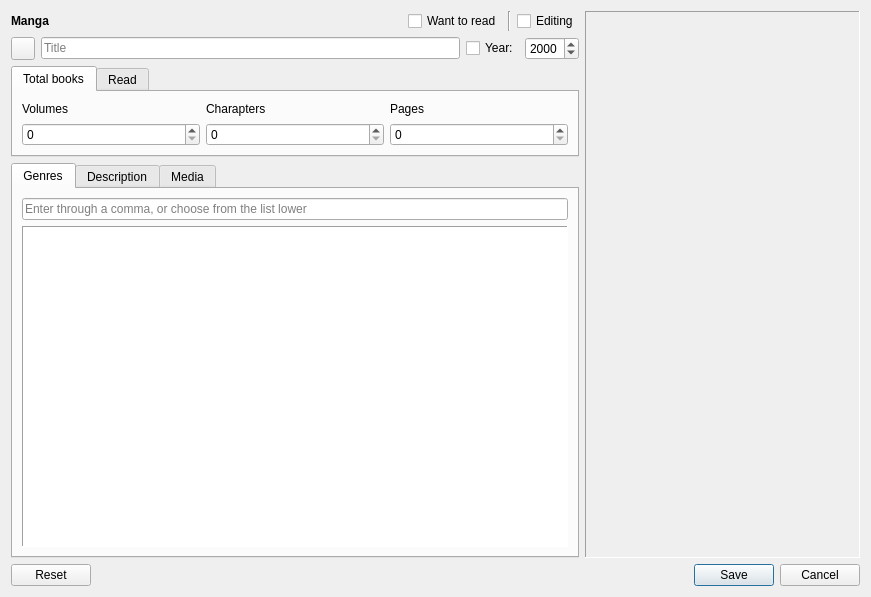
<?xml version="1.0" encoding="UTF-8"?>
<ui version="4.0">
 <class>DialogAddManga</class>
 <widget class="QDialog" name="DialogAddManga">
  <property name="geometry">
   <rect>
    <x>0</x>
    <y>0</y>
    <width>871</width>
    <height>597</height>
   </rect>
  </property>
  <property name="windowTitle">
   <string>Add manga</string>
  </property>
  <property name="windowIcon">
   <iconset resource="resource.qrc">
    <normaloff>:/images/DBA_Icon.png</normaloff>:/images/DBA_Icon.png</iconset>
  </property>
  <property name="locale">
   <locale language="English" country="UnitedKingdom"/>
  </property>
  <layout class="QVBoxLayout" name="verticalLayout">
   <item>
    <layout class="QHBoxLayout" name="HLay_0">
     <item>
      <layout class="QVBoxLayout" name="VLay_0">
       <property name="sizeConstraint">
        <enum>QLayout::SetDefaultConstraint</enum>
       </property>
       <item>
        <layout class="QHBoxLayout" name="HLay_1">
         <item>
          <widget class="QLabel" name="label">
           <property name="font">
            <font>
             <weight>75</weight>
             <bold>true</bold>
            </font>
           </property>
           <property name="text">
            <string>Manga</string>
           </property>
          </widget>
         </item>
         <item>
          <spacer name="HSpacer_0">
           <property name="orientation">
            <enum>Qt::Horizontal</enum>
           </property>
           <property name="sizeHint" stdset="0">
            <size>
             <width>40</width>
             <height>20</height>
            </size>
           </property>
          </spacer>
         </item>
         <item>
          <widget class="QCheckBox" name="CheckBox_LookLater">
           <property name="whatsThis">
            <string>If you want to read this manga later - deliver a checkbox for display it in the special filter</string>
           </property>
           <property name="text">
            <string>Want to read</string>
           </property>
          </widget>
         </item>
         <item>
          <widget class="Line" name="line">
           <property name="orientation">
            <enum>Qt::Vertical</enum>
           </property>
          </widget>
         </item>
         <item>
          <widget class="QCheckBox" name="CheckBox_Editing">
           <property name="whatsThis">
            <string>If you didn't finish editing - deliver a checkbox for display it in the special filter</string>
           </property>
           <property name="text">
            <string>Editing</string>
           </property>
          </widget>
         </item>
        </layout>
       </item>
       <item>
        <layout class="QHBoxLayout" name="horizontalLayout">
         <property name="topMargin">
          <number>0</number>
         </property>
         <item>
          <widget class="QToolButton" name="TBtn_Search">
           <property name="toolTip">
            <string>Search on shikimori.org</string>
           </property>
           <property name="text">
            <string/>
           </property>
           <property name="icon">
            <iconset resource="resource.qrc">
             <normaloff>:/images/search.png</normaloff>:/images/search.png</iconset>
           </property>
          </widget>
         </item>
         <item>
          <widget class="QLineEdit" name="LineEdit_Title">
           <property name="maxLength">
            <number>128</number>
           </property>
           <property name="dragEnabled">
            <bool>true</bool>
           </property>
           <property name="placeholderText">
            <string>Title</string>
           </property>
          </widget>
         </item>
         <item>
          <widget class="QCheckBox" name="CBox_Year">
           <property name="whatsThis">
            <string>If this checkbox isn't active - year won't be displayed</string>
           </property>
           <property name="text">
            <string>Year:</string>
           </property>
          </widget>
         </item>
         <item>
          <widget class="QSpinBox" name="SpinBox_Year">
           <property name="whatsThis">
            <string>You can use a mouse wheel for value change</string>
           </property>
           <property name="minimum">
            <number>1900</number>
           </property>
           <property name="maximum">
            <number>9999</number>
           </property>
           <property name="value">
            <number>2000</number>
           </property>
          </widget>
         </item>
        </layout>
       </item>
       <item>
        <layout class="QVBoxLayout" name="VLay_AltTitle">
         <property name="topMargin">
          <number>0</number>
         </property>
        </layout>
       </item>
       <item>
        <layout class="QHBoxLayout" name="HLay_AuthorAndSound">
         <property name="topMargin">
          <number>0</number>
         </property>
        </layout>
       </item>
       <item>
        <widget class="QTabWidget" name="TabWidget_Series">
         <property name="sizePolicy">
          <sizepolicy hsizetype="Expanding" vsizetype="Preferred">
           <horstretch>0</horstretch>
           <verstretch>0</verstretch>
          </sizepolicy>
         </property>
         <property name="maximumSize">
          <size>
           <width>16777215</width>
           <height>120</height>
          </size>
         </property>
         <property name="whatsThis">
          <string>You can use a mouse wheel for switching on tabs</string>
         </property>
         <property name="currentIndex">
          <number>0</number>
         </property>
         <widget class="QWidget" name="tab_allSeries">
          <attribute name="title">
           <string>Total books</string>
          </attribute>
          <layout class="QGridLayout" name="gridLayout">
           <item row="0" column="0">
            <widget class="QLabel" name="Lbl_aVol">
             <property name="maximumSize">
              <size>
               <width>16777215</width>
               <height>40</height>
              </size>
             </property>
             <property name="text">
              <string>Volumes</string>
             </property>
            </widget>
           </item>
           <item row="0" column="1">
            <widget class="QLabel" name="Lbl_aCh">
             <property name="maximumSize">
              <size>
               <width>16777215</width>
               <height>40</height>
              </size>
             </property>
             <property name="text">
              <string>Charapters</string>
             </property>
            </widget>
           </item>
           <item row="0" column="2">
            <widget class="QLabel" name="Lbl_aPages">
             <property name="maximumSize">
              <size>
               <width>16777215</width>
               <height>40</height>
              </size>
             </property>
             <property name="text">
              <string>Pages</string>
             </property>
            </widget>
           </item>
           <item row="1" column="0">
            <widget class="QSpinBox" name="SpinBox_aVol">
             <property name="whatsThis">
              <string>You can use a mouse wheel for value change</string>
             </property>
            </widget>
           </item>
           <item row="1" column="1">
            <widget class="QSpinBox" name="SpinBox_aCh">
             <property name="whatsThis">
              <string>You can use a mouse wheel for value change</string>
             </property>
            </widget>
           </item>
           <item row="1" column="2">
            <widget class="QSpinBox" name="SpinBox_aPages">
             <property name="whatsThis">
              <string>You can use a mouse wheel for value change</string>
             </property>
            </widget>
           </item>
          </layout>
         </widget>
         <widget class="QWidget" name="tab_lookSeries">
          <attribute name="title">
           <string>Read</string>
          </attribute>
          <layout class="QGridLayout" name="gridLayout_2">
           <item row="0" column="0">
            <widget class="QLabel" name="Lbl_vVol">
             <property name="text">
              <string>Volume</string>
             </property>
            </widget>
           </item>
           <item row="0" column="1">
            <widget class="QLabel" name="Lbl_vCh">
             <property name="text">
              <string>Charapter</string>
             </property>
            </widget>
           </item>
           <item row="0" column="2">
            <widget class="QLabel" name="Lbl_vPage">
             <property name="text">
              <string>Page</string>
             </property>
            </widget>
           </item>
           <item row="1" column="0">
            <widget class="QSpinBox" name="SpinBox_vVol">
             <property name="whatsThis">
              <string>You can use a mouse wheel for value change</string>
             </property>
             <property name="maximum">
              <number>0</number>
             </property>
            </widget>
           </item>
           <item row="1" column="1">
            <widget class="QSpinBox" name="SpinBox_vCh">
             <property name="whatsThis">
              <string>You can use a mouse wheel for value change</string>
             </property>
             <property name="maximum">
              <number>0</number>
             </property>
            </widget>
           </item>
           <item row="1" column="2">
            <widget class="QSpinBox" name="SpinBox_vPages">
             <property name="whatsThis">
              <string>You can use a mouse wheel for value change</string>
             </property>
             <property name="maximum">
              <number>0</number>
             </property>
            </widget>
           </item>
          </layout>
         </widget>
        </widget>
       </item>
       <item>
        <widget class="QTabWidget" name="TabWidget_Info">
         <property name="whatsThis">
          <string>You can use a mouse wheel for switching on tabs</string>
         </property>
         <property name="currentIndex">
          <number>0</number>
         </property>
         <widget class="QWidget" name="tab">
          <attribute name="title">
           <string>Genres</string>
          </attribute>
          <layout class="QVBoxLayout" name="verticalLayout_2">
           <item>
            <widget class="QLineEdit" name="LineEdit_Tags">
             <property name="text">
              <string/>
             </property>
             <property name="maxLength">
              <number>256</number>
             </property>
             <property name="dragEnabled">
              <bool>true</bool>
             </property>
             <property name="placeholderText">
              <string>Enter through a comma, or choose from the list lower</string>
             </property>
             <property name="clearButtonEnabled">
              <bool>true</bool>
             </property>
            </widget>
           </item>
           <item>
            <widget class="QListView" name="ListView_Tags">
             <property name="sizePolicy">
              <sizepolicy hsizetype="Expanding" vsizetype="Expanding">
               <horstretch>0</horstretch>
               <verstretch>0</verstretch>
              </sizepolicy>
             </property>
             <property name="baseSize">
              <size>
               <width>0</width>
               <height>0</height>
              </size>
             </property>
             <property name="frameShape">
              <enum>QFrame::Panel</enum>
             </property>
             <property name="horizontalScrollBarPolicy">
              <enum>Qt::ScrollBarAsNeeded</enum>
             </property>
             <property name="sizeAdjustPolicy">
              <enum>QAbstractScrollArea::AdjustToContents</enum>
             </property>
             <property name="editTriggers">
              <set>QAbstractItemView::NoEditTriggers</set>
             </property>
             <property name="selectionMode">
              <enum>QAbstractItemView::MultiSelection</enum>
             </property>
             <property name="isWrapping" stdset="0">
              <bool>true</bool>
             </property>
             <property name="resizeMode">
              <enum>QListView::Adjust</enum>
             </property>
            </widget>
           </item>
          </layout>
         </widget>
         <widget class="QWidget" name="tab_2">
          <attribute name="title">
           <string>Description</string>
          </attribute>
          <layout class="QVBoxLayout" name="verticalLayout_3">
           <item>
            <widget class="QPlainTextEdit" name="PlainTextEdit_Description">
             <property name="placeholderText">
              <string>Description</string>
             </property>
            </widget>
           </item>
          </layout>
         </widget>
         <widget class="QWidget" name="tab_3">
          <attribute name="title">
           <string>Media</string>
          </attribute>
          <layout class="QVBoxLayout" name="verticalLayout_4">
           <item>
            <layout class="QHBoxLayout" name="HLayout_Dir">
             <item>
              <widget class="QLineEdit" name="LineEdit_Dir">
               <property name="maxLength">
                <number>256</number>
               </property>
               <property name="placeholderText">
                <string>Directory</string>
               </property>
              </widget>
             </item>
             <item>
              <widget class="QToolButton" name="TBtn_ChooseDir">
               <property name="toolTip">
                <string/>
               </property>
               <property name="text">
                <string>*</string>
               </property>
               <property name="icon">
                <iconset resource="resource.qrc">
                 <normaloff>:/images/folder.png</normaloff>:/images/folder.png</iconset>
               </property>
              </widget>
             </item>
            </layout>
           </item>
           <item>
            <widget class="QLineEdit" name="LineEdit_URL">
             <property name="maxLength">
              <number>256</number>
             </property>
             <property name="placeholderText">
              <string>URL</string>
             </property>
             <property name="clearButtonEnabled">
              <bool>true</bool>
             </property>
            </widget>
           </item>
           <item>
            <spacer name="VSpacer_0">
             <property name="orientation">
              <enum>Qt::Vertical</enum>
             </property>
             <property name="sizeHint" stdset="0">
              <size>
               <width>20</width>
               <height>138</height>
              </size>
             </property>
            </spacer>
           </item>
          </layout>
         </widget>
        </widget>
       </item>
      </layout>
     </item>
     <item>
      <widget class="ImageCover" name="Lbl_ImageCover">
       <property name="sizePolicy">
        <sizepolicy hsizetype="Fixed" vsizetype="Fixed">
         <horstretch>3</horstretch>
         <verstretch>1</verstretch>
        </sizepolicy>
       </property>
       <property name="minimumSize">
        <size>
         <width>180</width>
         <height>540</height>
        </size>
       </property>
       <property name="maximumSize">
        <size>
         <width>275</width>
         <height>825</height>
        </size>
       </property>
       <property name="baseSize">
        <size>
         <width>0</width>
         <height>0</height>
        </size>
       </property>
       <property name="toolTip">
        <string>Drop image here, or a double click for a file choice</string>
       </property>
       <property name="autoFillBackground">
        <bool>false</bool>
       </property>
       <property name="frameShape">
        <enum>QFrame::Panel</enum>
       </property>
       <property name="frameShadow">
        <enum>QFrame::Sunken</enum>
       </property>
       <property name="text">
        <string/>
       </property>
       <property name="pixmap">
        <pixmap resource="resource.qrc">:/images/DropHere.png</pixmap>
       </property>
       <property name="scaledContents">
        <bool>true</bool>
       </property>
       <property name="textInteractionFlags">
        <set>Qt::NoTextInteraction</set>
       </property>
      </widget>
     </item>
    </layout>
   </item>
   <item>
    <widget class="QDialogButtonBox" name="BtnBox">
     <property name="standardButtons">
      <set>QDialogButtonBox::Cancel|QDialogButtonBox::Reset|QDialogButtonBox::Save</set>
     </property>
    </widget>
   </item>
  </layout>
 </widget>
 <customwidgets>
  <customwidget>
   <class>ImageCover</class>
   <extends>QLabel</extends>
   <header location="global">widgets/imagecover.h</header>
  </customwidget>
 </customwidgets>
 <resources>
  <include location="resource.qrc"/>
 </resources>
 <connections>
  <connection>
   <sender>LineEdit_Title</sender>
   <signal>returnPressed()</signal>
   <receiver>TBtn_Search</receiver>
   <slot>click()</slot>
   <hints>
    <hint type="sourcelabel">
     <x>240</x>
     <y>62</y>
    </hint>
    <hint type="destinationlabel">
     <x>27</x>
     <y>61</y>
    </hint>
   </hints>
  </connection>
 </connections>
</ui>
